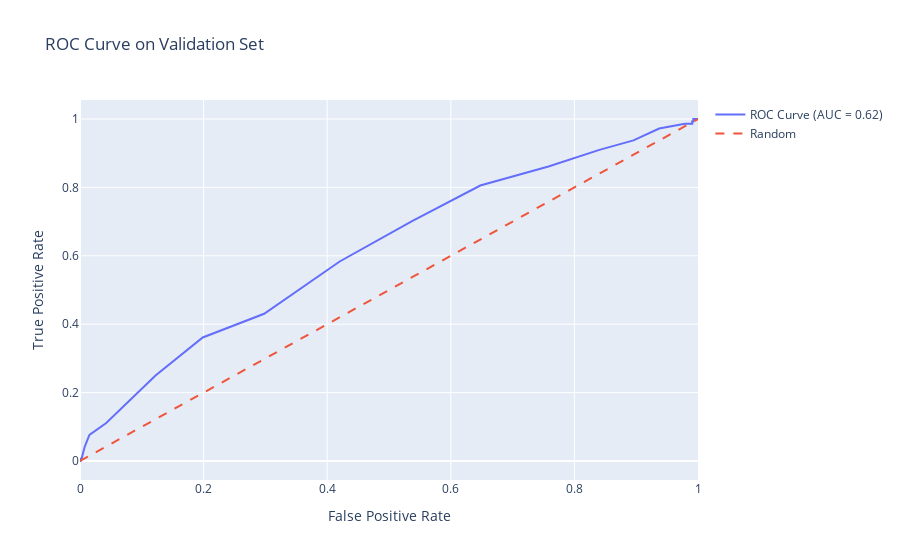

This figure's notebook cell:
### Code cell
# First, take code from previous check-in to clean the data to have our get our updated data frame
# Although during this regression modeling, we will only use a subset of these rows, they are all included to create our training, validation, and test data sets\
# These are the features we selected at the beginning of the project to use in our modeling

# 1) "Learning_Disabilities" is a binary feature, so we'll use this as our response variable
# 2) I'll be using "Exam_Score" as our predictor for this classification model

#putting column name in a variable for now cuz idk which were using
predictor_variable = "Exam_Score"
response_variable = 'Learning_Disabilities'
main_features = [response_variable, predictor_variable]
data = complete_data[main_features]

# using the same code from the previous check-in, we'll split the data into training, validation, and test sets
# Next, divide the new dataframe into 3 different data sets using a 60:20:20 split
# We chose 60:20:20 as opposed to 80:10:10 or somwhere in between to decrease the liklihood of overfitting, since the metrics used are potentially subseptible to overfitting


train_and_validation_df, test_df = train_test_split(data, test_size=0.2, random_state=42)

train_df, validation_df = train_test_split(train_and_validation_df, test_size=0.25, random_state=42)

train_df.to_csv('Student_Performance_train.csv', index=False)
validation_df.to_csv('Student_Performance_validation.csv', index=False)
test_df.to_csv('Student_Performance_test.csv', index=False)

# making the response variable have a binary encoding
train_df[response_variable] = train_df[response_variable].map({'No': 0, 'Yes': 1})
validation_df[response_variable] = validation_df[response_variable].map({'No': 0, 'Yes': 1})
test_df[response_variable] = test_df[response_variable].map({'No': 0, 'Yes': 1})


x_train = train_df[[predictor_variable]]
y_train = train_df[response_variable]

#training the model
model = LogisticRegression()
lr_model = model.fit(x_train, y_train)
#making predictions
y_pred = lr_model.predict(x_train)

#calculating the confusion matrix and other metrics
c_m = confusion_matrix(y_train, y_pred)
print(c_m)

accuracy = accuracy_score(y_train, y_pred)
prediction_error = 1 - accuracy
true_positive_rate = recall_score(y_train, y_pred)  # TPR
true_negative_rate = recall_score(y_train, y_pred, pos_label=0)  # TNR

print(f"Accuracy: {accuracy}")
print(f"Prediction Error: {prediction_error}")
print(f"True Positive Rate (TPR): {true_positive_rate}")
print(f"True Negative Rate (TNR): {true_negative_rate}")

# 5-fold cross-validation on validation set
X_val = validation_df[[predictor_variable]]
y_val = validation_df[response_variable]
cv = StratifiedKFold(n_splits=5, shuffle=True, random_state=42)

# calculate auc and accuracy accross the folds
auc_scores = cross_val_score(model, X_val, y_val, cv=cv, scoring='roc_auc')
accuracy_scores = cross_val_score(model, X_val, y_val, cv=cv, scoring='accuracy')

print("AUC Scores for each fold:", auc_scores)
print("Average AUC:", np.mean(auc_scores))
print("Accuracy Scores for each fold:", accuracy_scores)
print("Average Accuracy:", np.mean(accuracy_scores))

# plot auc curve
model.fit(X_val, y_val)  # Fit model to validation data for ROC curve plotting
y_val_proba = model.predict_proba(X_val)[:, 1]  # Probability of the positive class

# Calculate ROC curve and AUC
fpr, tpr, thresholds = roc_curve(y_val, y_val_proba)
auc = roc_auc_score(y_val, y_val_proba)

fig = go.Figure()

fig.add_trace(go.Scatter(x=fpr, y=tpr, mode='lines', name=f'ROC Curve (AUC = {auc:.2f})'))
fig.add_trace(go.Scatter(x=[0, 1], y=[0, 1], mode='lines', line=dict(dash='dash'), name='Random'))

fig.update_layout(
    title="ROC Curve on Validation Set",
    xaxis_title="False Positive Rate",
    yaxis_title="True Positive Rate",
    showlegend=True
)

fig.show()

### Figure 1 — Plotly figure (JSON) as saved in the notebook; plotly's stock layout.template omitted (floating-point values rounded to 4 significant figures)
{"data": [{"mode": "lines", "name": "ROC Curve (AUC = 0.62)", "type": "scatter", "x": [0, 0.0008489, 0.0008489, 0.002547, 0.00764, 0.01528, 0.04244, 0.0747, 0.1222, 0.1986, 0.298, 0.4202, 0.5374, 0.6477, 0.7581, 0.8404, 0.8956, 0.9372, 0.9567, 0.9788, 0.9864, 0.9898, 0.9907, 0.9907, 0.9924, 0.9924, 0.9941, 0.9958, 0.9975, 1], "y": [0, 0, 0.006944, 0.006944, 0.04167, 0.07639, 0.1111, 0.1667, 0.25, 0.3611, 0.4306, 0.5833, 0.7014, 0.8056, 0.8611, 0.9097, 0.9375, 0.9722, 0.9792, 0.9861, 0.9861, 0.9861, 0.9861, 0.9931, 0.9931, 1, 1, 1, 1, 1]}, {"line": {"dash": "dash"}, "mode": "lines", "name": "Random", "type": "scatter", "x": [0, 1], "y": [0, 1]}], "layout": {"showlegend": true, "title": {"text": "ROC Curve on Validation Set"}, "xaxis": {"title": {"text": "False Positive Rate"}}, "yaxis": {"title": {"text": "True Positive Rate"}}}}
